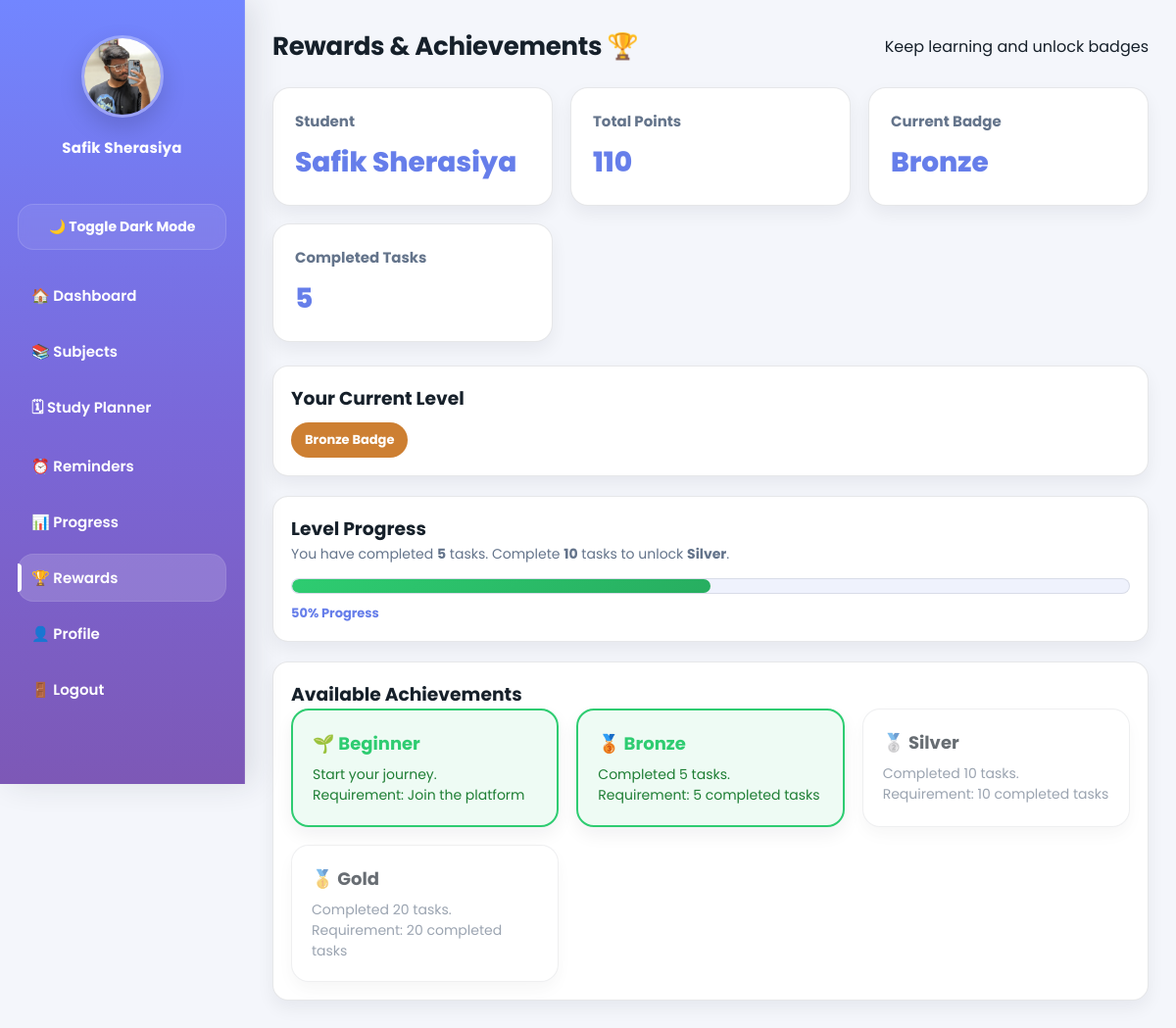
Screenshot of /study_planner/rewards.php (signed in) with the database file from the repository.
### tables this page shows
CREATE TABLE `users` (
  `id` int(11) NOT NULL,
  `name` varchar(100) NOT NULL,
  `email` varchar(100) NOT NULL,
  `password` varchar(255) NOT NULL,
  `created_at` timestamp NOT NULL DEFAULT current_timestamp(),
  `phone` varchar(20) DEFAULT NULL,
  `profile_pic` varchar(255) DEFAULT NULL,
  `points` int(11) NOT NULL DEFAULT 0,
  `badge` varchar(50) DEFAULT 'Beginner'
);

### study_planner/rewards.php (the view, shortened to what this page needs)
<?php
include("config.php");
$user_id = (int) $_SESSION['user_id'];
$stmt = $conn->prepare("SELECT name, points, badge FROM users WHERE id=? LIMIT 1");
$stmt->bind_param("i", $user_id);
$stmt->execute();
$user = $stmt->get_result()->fetch_assoc();
$name = $user['name'] ?? 'Student';
$points = $user['points'] ?? 0;
$stmt = $conn->prepare("SELECT COUNT(*) AS total_completed FROM tasks WHERE user_id=? AND status='completed'");
$stmt->bind_param("i", $user_id);
$stmt->execute();
$totalCompleted = $stmt->get_result()->fetch_assoc()['total_completed'] ?? 0;
if ($totalCompleted >= 20) {
    $badge = "Gold";
} elseif ($totalCompleted >= 10) {
    $badge = "Silver";
} elseif ($totalCompleted >= 5) {
    $badge = "Bronze";
} else {
    $badge = "Beginner";
}
if ($totalCompleted < 5) {
    $nextBadge = "Bronze";
    $target = 5;
    $current = $totalCompleted;
} elseif ($totalCompleted < 10) {
    $nextBadge = "Silver";
    $target = 10;
    $current = $totalCompleted;
} elseif ($totalCompleted < 20) {
    $nextBadge = "Gold";
    $target = 20;
    $current = $totalCompleted;
} else {
    $nextBadge = "Max Level";
    $target = 20;
    $current = 20;
}
$progressPercent = ($target > 0) ? min(100, round(($current / $target) * 100)) : 0;
?>
<!DOCTYPE html>
<html lang="en">
<head>
    <link rel="stylesheet" href="css/style.css?v=4">
</head>
<body class="dashboard-page">
<?php include("sidebar.php"); ?>
<div class="main">
    <div class="header">
        <h1>Rewards & Achievements 🏆</h1>
        <p>Keep learning and unlock badges</p>
    </div>
    <div class="reward-wrapper">
        <div class="reward-top">
            <div class="reward-card">
                <h3>Student</h3>
                <p><?php echo htmlspecialchars($name); ?></p>
            </div>
            <div class="reward-card">
                <h3>Total Points</h3>
                <p><?php echo (int)$points; ?></p>
            </div>
            <div class="reward-card">
                <h3>Current Badge</h3>
                <p><?php echo htmlspecialchars($badge); ?></p>
            </div>
            <div class="reward-card">
                <h3>Completed Tasks</h3>
                <p><?php echo (int)$totalCompleted; ?></p>
            </div>
        </div>
        <div class="table-box">
            <h3 class="mb-15">Your Current Level</h3>
            <?php $badgeClass = strtolower($badge); ?>
            <span class="reward-badge <?php echo $badgeClass; ?>">
                <?php echo htmlspecialchars($badge); ?> Badge
            </span>
        </div>
        <div class="table-box">
            <h3 class="mb-15">Level Progress</h3>
            <p class="reward-progress-text">
                <?php if ($nextBadge !== "Max Level") { ?>
                    You have completed <strong><?php echo (int)$totalCompleted; ?></strong> tasks.
                    Complete <strong><?php echo $target; ?></strong> tasks to unlock
                    <strong><?php echo htmlspecialchars($nextBadge); ?></strong>.
                <?php } else { ?>
                    🎉 You have reached the highest badge level.
                <?php } ?>
            </p>
            <div class="xp-bar">
                <div class="xp-fill" style="width: <?php echo $progressPercent; ?>%;"></div>
            </div>
            <div class="xp-label">
                <?php echo $progressPercent; ?>% Progress
            </div>
        </div>
        <div class="table-box">
            <h3 class="mb-15">Available Achievements</h3>
            <div class="badge-grid">
                <div class="badge-box earned">
                    <h4>🌱 Beginner</h4>
                    <p>Start your journey.</p>
                    <p>Requirement: Join the platform</p>
                </div>
                <div class="badge-box <?php echo ($totalCompleted >= 5 ? 'earned' : 'locked'); ?>">
                    <h4>🥉 Bronze</h4>
                    <p>Completed 5 tasks.</p>
                    <p>Requirement: 5 completed tasks</p>
                </div>
                <div class="badge-box <?php echo ($totalCompleted >= 10 ? 'earned' : 'locked'); ?>">
                    <h4>🥈 Silver</h4>
                    <p>Completed 10 tasks.</p>
                    <p>Requirement: 10 completed tasks</p>
                </div>
                <div class="badge-box <?php echo ($totalCompleted >= 20 ? 'earned' : 'locked'); ?>">
                    <h4>🥇 Gold</h4>
                    <p>Completed 20 tasks.</p>
                    <p>Requirement: 20 completed tasks</p>
                </div>
            </div>
        </div>
    </div>
</div>
</body>
</html>

### study_planner/sidebar.php (shortened to what this page needs)
<?php
include("config.php");
$user_id = (int) $_SESSION['user_id'];
$current_page = basename($_SERVER['PHP_SELF']);
$stmt = $conn->prepare("SELECT profile_pic, name FROM users WHERE id=? LIMIT 1");
$stmt->bind_param("i", $user_id);
$stmt->execute();
$user = $stmt->get_result()->fetch_assoc();
function activeLink($page, $current_page) {
    return $page === $current_page ? 'active' : '';
}
?>
<div class="sidebar">
    <div class="profile-box">
        <?php if (!empty($user['profile_pic']) && file_exists("uploads/" . $user['profile_pic'])) { ?>
            <img src="uploads/<?php echo htmlspecialchars($user['profile_pic']); ?>" alt="Profile">
        <?php } else { ?>
            <img src="default.png" alt="Profile">
        <?php } ?>
        <h3><?php echo htmlspecialchars($user['name'] ?? 'User'); ?></h3>
    </div>
    <button id="darkToggleBtn" class="theme-btn">🌙 Toggle Dark Mode</button>
    <a href="dashboard.php" class="<?php echo activeLink('dashboard.php', $current_page); ?>">🏠 Dashboard</a>
<a href="subject.php" class="<?php echo activeLink('subject.php', $current_page); ?>">📚 Subjects</a>
<a href="planner.php" class="<?php echo activeLink('planner.php', $current_page); ?>">🗓 Study Planner</a>
<a href="reminders.php" class="<?php echo activeLink('reminders.php', $current_page); ?>">⏰ Reminders</a>
<a href="progress.php" class="<?php echo activeLink('progress.php', $current_page); ?>">📊 Progress</a>
<a href="rewards.php" class="<?php echo activeLink('rewards.php', $current_page); ?>">🏆 Rewards</a>
<a href="profile.php" class="<?php echo activeLink('profile.php', $current_page); ?>">👤 Profile</a>
<a href="logout.php">🚪 Logout</a>
</div>

### rows the page displays
users: profile_pic (picture), name "Safik Sherasiya", points "110"

### other values shown
$badge "Bronze"
$totalCompleted "5"
$target "10"
$nextBadge "Silver"
$progressPercent "50"
